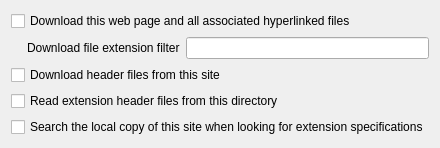
     <widget class="QWidget" name="tab_5">
      <attribute name="title">
       <string>Downloading and File reading</string>
      </attribute>
      <layout class="QVBoxLayout" name="verticalLayout">
       <item>
        <widget class="QCheckBox" name="m_checkboxdownloadregistry">
         <property name="text">
          <string>Download this web page and all associated hyperlinked files</string>
         </property>
        </widget>
       </item>
       <item>
        <layout class="QHBoxLayout" name="horizontalLayout">
         <item>
          <spacer name="horizontalSpacer">
           <property name="orientation">
            <enum>Qt::Horizontal</enum>
           </property>
           <property name="sizeType">
            <enum>QSizePolicy::Fixed</enum>
           </property>
           <property name="sizeHint" stdset="0">
            <size>
             <width>16</width>
             <height>20</height>
            </size>
           </property>
          </spacer>
         </item>
         <item>
          <widget class="QLabel" name="label">
           <property name="text">
            <string>Download file extension filter</string>
           </property>
          </widget>
         </item>
         <item>
          <widget class="QLineEdit" name="m_lineeditfileextensionfilter"/>
         </item>
        </layout>
       </item>
       <item>
        <widget class="QCheckBox" name="m_checkboxdownloadheaderfiles">
         <property name="text">
          <string>Download header files from this site</string>
         </property>
        </widget>
       </item>
       <item>
        <widget class="QCheckBox" name="m_checkboxreadheaderfiles">
         <property name="text">
          <string>Read extension header files from this directory</string>
         </property>
        </widget>
       </item>
       <item>
        <widget class="QCheckBox" name="m_checkboxreadextensionspec">
         <property name="text">
          <string>Search the local copy of this site when looking for extension specifications</string>
         </property>
        </widget>
       </item>
      </layout>
     </widget>
